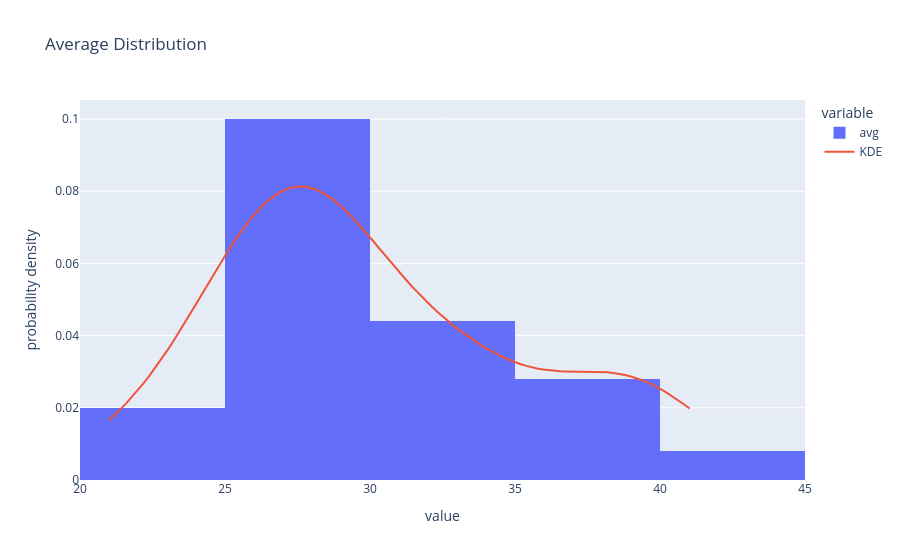

The notebook cell saved with this chart:
### Code cell
import plotly.express as px
import plotly.graph_objects as go
import numpy as np
from scipy.stats import gaussian_kde

# Remove null values
data = avg['avg'].dropna()

# KDE calculation
kde = gaussian_kde(data)

x = np.linspace(data.min(), data.max(), 100)
y = kde(x)

# Histogram
fig = px.histogram(
    data,
    histnorm='probability density',
    title='Average Distribution'
)

# KDE Curve
fig.add_trace(
    go.Scatter(
        x=x,
        y=y,
        mode='lines',
        name='KDE'
    )
)

fig.show()
